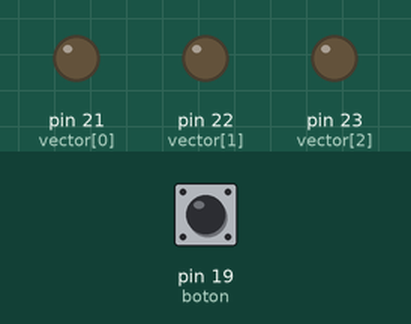
Simulated run of this sketch. Board: Arduino Mega 2560, built with avr-gcc and run on an emulated ATmega2560. Parts: output pins drawn as LEDs (lit = HIGH). Inputs (shaded band) come from the test bench; at power-on: pin 19 (boton) LOW.

Above: at 1.2 s.
1.3 s: pin 19 (boton) pulled HIGH for 0.15 s
At 2.3 s:
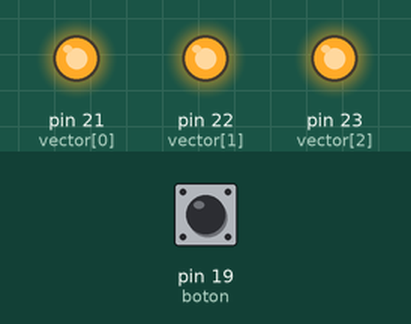
2.9 s: pin 19 (boton) pulled HIGH for 1 s
At 3.5 s:
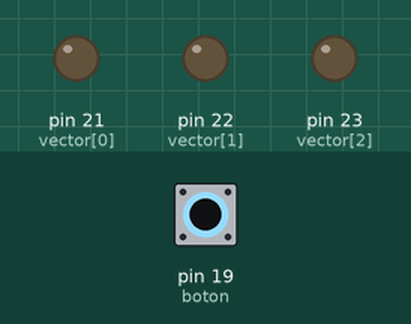
5.4 s: pin 19 (boton) pulled HIGH for 3.2 s
At 6.6 s:
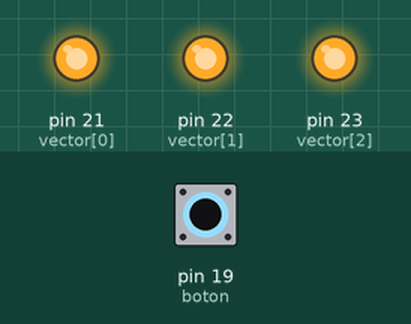
Timing chart, 0 to 8.4 s (numbered marks = the images above; inputs shaded):
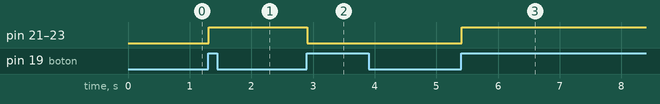

The sketch:

P4.1.ino
```cpp
int vector[]={21,22,23};

int boton= 19;
int valor = 0;
int estado = 0;
int valor_viejo = 0;

void setup(){
  Serial.begin(9600);
for(int i=0;i<3;i++){
pinMode(vector[i],OUTPUT);
}
pinMode(boton,INPUT);
}

void loop() {
valor= digitalRead(boton);
if ((valor_viejo == LOW) && (valor == HIGH)){
estado = 1-estado;
delay(10);
}
valor_viejo = valor;
if (estado==1){
for(int i=0;i<3;i++){
digitalWrite(vector[i],HIGH);

}}
else{
for(int i=0;i<3;i++){

digitalWrite(vector[i], LOW);


}
}
}
```

Measured:
- after the input at 1.3 s, pin 21 (vector[0]), pin 22 (vector[1]), pin 23 (vector[2]): LOW → HIGH at once
- after the input at 2.9 s, pin 21 (vector[0]), pin 22 (vector[1]), pin 23 (vector[2]): HIGH → LOW at once
- after the input at 5.4 s, pin 21 (vector[0]), pin 22 (vector[1]), pin 23 (vector[2]): LOW → HIGH at once
